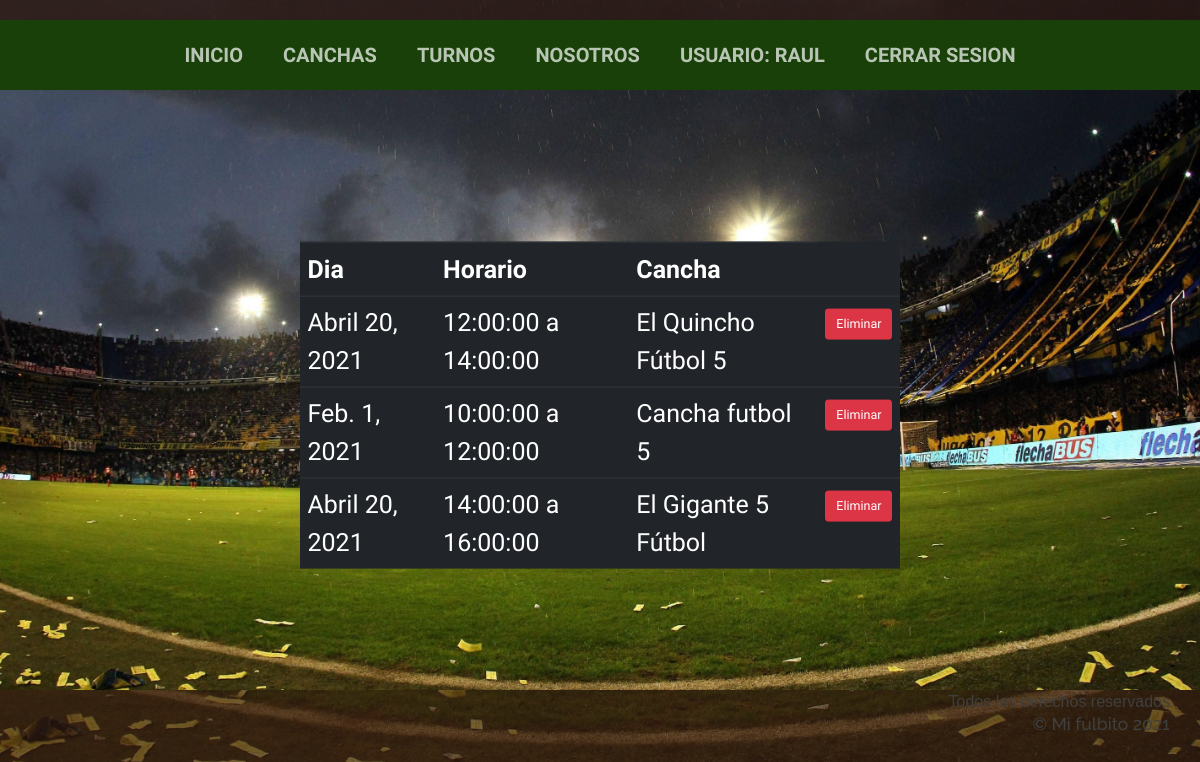
/misturnos/ (signed in), run on the app's committed database.
### gestionTurnos/models.py (models this page shows, shortened)
class Reserva(models.Model):
    dia=models.DateField(null=True)
    horario=models.ForeignKey(Horario,on_delete=models.CASCADE, null=False, blank=False)
    usuario=models.ForeignKey(User, on_delete=models.CASCADE, null=False, blank=False)
    cancha=models.ForeignKey(Cancha, on_delete=models.CASCADE, null=False, blank=False)

class Horario(models.Model):
    hora_inicio=models.TimeField()
    hora_finalizacion=models.TimeField()
    disponible=models.BooleanField()
    def __str__(self):
       return str("%s a %s " % (self.hora_inicio, self.hora_finalizacion))

class Cancha(models.Model):
    nombre=models.CharField(max_length=30)
    direccion=models.CharField(max_length=50)
    precio= models.IntegerField()
    def __str__(self):
       return self.nombre

### gestionTurnos/views.py (the view)
# urls.py: path('misturnos/', views.misturnos, name="Usuario"),
def misturnos(request):
    mireserva = Reserva.objects.filter(usuario=request.user)
    data = {
        "mireserva": mireserva
    }
    return render(request, "misturnos.html", data)

### gestionTurnos/templates/misturnos.html (shortened to what this page needs)
{% extends "base.html" %}
{% load static %}
{% block content %}
<body>
    <main class="principal">
        <form class="centrado-turno2">
            <div class="lista">
                <table class="table table-dark">
                    <tr>
                        <th>Dia</th>
                        <th>Horario</th>
                        <th>Cancha</th>
                    </tr>
                    {% for p in mireserva %}
                    <tr>
                        <td>{{ p.dia }}</td>
                        <td>
                            {{ p.horario }}
                        </td>
                        <td>{{ p.cancha }}</td>
                        <td> <a href="{% url 'Eliminar' p.id %}" class=" btn-primary btn btn-danger btn-lg">Eliminar</a></td>
                    </tr>
                    {% endfor %}
                </table>
            </div>
        </form>
    </main>
</body>
{% endblock %}

### gestionTurnos/templates/base.html (shortened to what this page needs)
<!DOCTYPE html>
<html>
<head>
  <link href="{% static 'gestionTurnos/vendor/bootstrap/css/bootstrap.min.css' %}" rel="stylesheet">
  <link href="{% static 'gestionTurnos/css/gestion.css' %}" rel="stylesheet">
</head>
<body>
  <header>
  </header>
  <nav class="navbar navbar-expand-lg navbar-dark py-lg-4" id="mainNav">
    <div class="container">
      <div class="collapse navbar-collapse" id="navbarResponsive">
        <ul class="navbar-nav mx-auto">
          {% if user.is_authenticated %}
          <li class="nav-item {% if request.path == '/' %} active {% endif %} px-lg-4">
            <a class="nav-link text-uppercase text-expanded" href="{% url 'Home' %}">Inicio</a>
          </li>
          <li class="nav-item {% if request.path == '/turnos/' %} active {% endif %}px-lg-4">
            <a class="nav-link text-uppercase text-expanded" href="{% url 'Canchas' %}">Canchas</a>
          </li>
          <li class="nav-item {% if request.path == '/turnos/' %} active {% endif %}px-lg-4">
            <a class="nav-link text-uppercase text-expanded" href="{% url 'Turnos' %}">Turnos</a>
          </li>
          <li class="nav-item {% if request.path == '/nosotros/' %} active {% endif %} px-lg-4">
            <a class="nav-link text-uppercase text-expanded" href="{% url 'Nosotros' %}">Nosotros</a>
          </li>
          <li class="nav-item {% if request.path == '/registro/' %} active {% endif %} px-lg-4">
            <a class="nav-link text-uppercase text-expanded" href="{% url 'Usuario' %}">Usuario: {{ user.username }}</a>
          </li>
          <li class="nav-item {% if request.path == '/registro/' %} active {% endif %} px-lg-4">
            <a class="nav-link text-uppercase text-expanded" href="{% url 'logout' %}">Cerrar Sesion</a>
          </li>
          {% endif %}
        </ul>
      </div>
    </div>
  </nav>
  {% block content %}
  {% endblock %}
  <footer class="contenedor-fondo">
    Todos los derechos reservados
    <h3>&copy; Mi fulbito 2021</h3>
  </footer>
</body>
</html>

### gestionTurnos/static/gestionTurnos/css/gestion.css (style rules this page uses)
body { font-family: 'Lora'; color: 'white'; background: linear-gradient(rgba(47, 23, 15, 0.65), rgba(47, 23, 15, 0.65)), url(../img/fondo.jpg); background-attachment: fixed; background-position: center; background-size: cover; }
h1, h2, h3, h4, h5, h6 { font-family: 'Raleway'; }
#mainNav { background-color: rgba(24, 64, 8); font-family: "Amatic SC"; }
#mainNav .navbar-nav .nav-item .nav-link { color: rgba(255, 255, 255, 0.7); font-weight: 800; }
@media (min-width: 992px) { #mainNav .navbar-nav .nav-item .nav-link { font-size: 2rem; } }
.btn { box-shadow: 0px 3px 3px 0px rgba(33, 37, 41, 0.1); }
html { font-size: 62.5%; box-sizing: border-box; }
*, *:before, *:after { box-sizing: inherit; }
body { font-size: 16px; background-color: #2D6809; font-family: Arial, Helvetica, sans-serif; }
header { height: 2rem; }
.principal { background-image: url(../img/fondo.jpg); height: 60rem; background-size: cover; background-repeat: no-repeat; background-position: center center; min-height: 60rem; }
.contenedor-fondo { max-width: 120rem; width: 95%; margin: 0 auto; text-align: right; color:#3F3F3F; }
.centrado-turno2 { width: 600px; height: 320px; top:30%; left:50%; position: absolute; transform: translate(-50%,.50%); font-family: 'Amatic SC'; font-size: 2.5rem; }

### data on the page
Reserva: dia "Abril 20, 2021", horario "12:00:00 a 14:00:00", cancha "El Quincho Fútbol 5"
Reserva: dia "Feb. 1, 2021", horario "10:00:00 a 12:00:00", cancha "Cancha futbol 5"
Reserva: dia "Abril 20, 2021", horario "14:00:00 a 16:00:00", cancha "El Gigante 5 Fútbol"

### other printed values
{{ user.username }} "RAUL"
